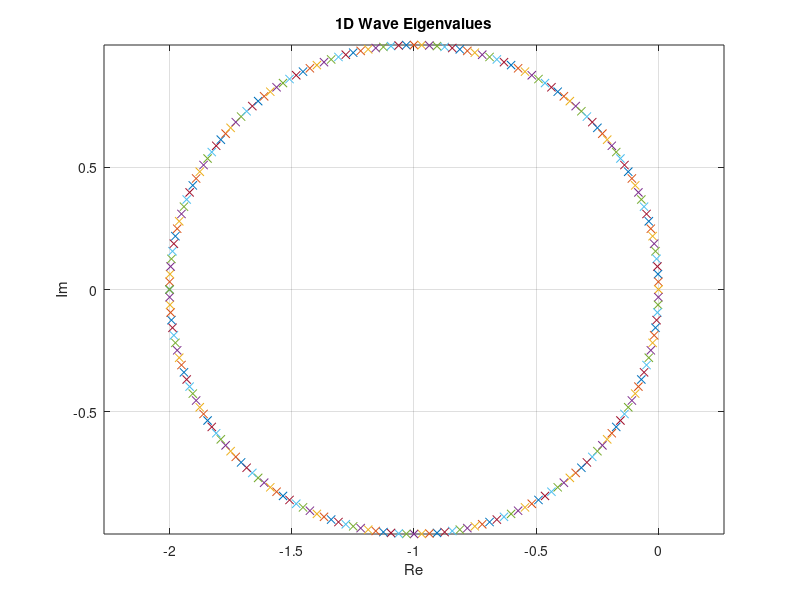
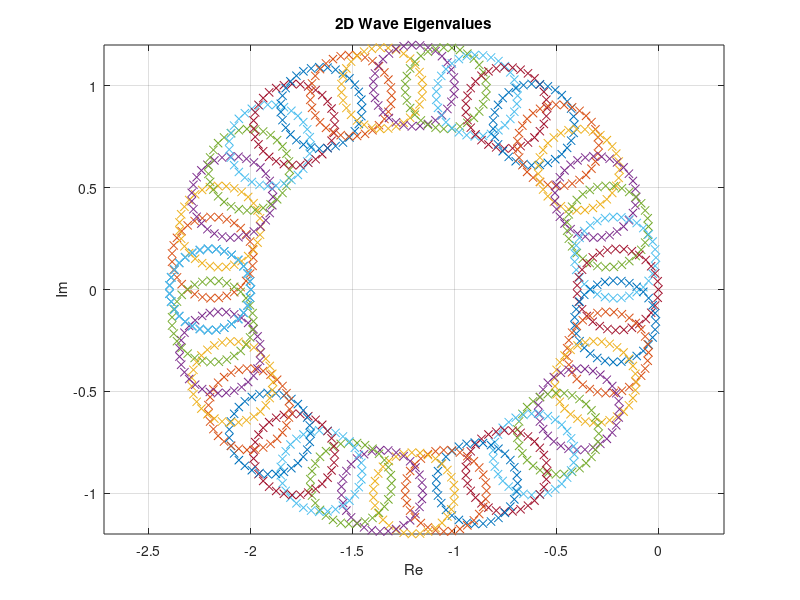

Recreate these plots in MATLAB, in order. (Note: this script raises an error after producing the figures.)
clc
clear
close all


%%%%%%%%%%% 1D Wave Equation %%%%%%%%%%%%%%%
figure

a = 1.0;
dx = 1.0;
adis = 1.0;

for kdx=-pi:pi/100:pi
  ddx = 1i*sin(kdx)/dx;
  d2dx = -(2-2*cos(kdx))/dx^2;
  
  % du/dt = -(a du/dx -adis*|a|/2 d^2u/dx^2)
  rhs = -(a*ddx-adis*dx*abs(a)/2*d2dx);
%   rhs = -a/dx*( 1 - (cos(kdx)+1i*sin(kdx)) );
  
  E = eig(rhs);
  
  plot(real(E),imag(E),'x')
  hold on
end
title('1D Wave Eigenvalues')
grid on
xlabel('Re')
ylabel('Im')
axis equal








%% %%%%%%%%%%%%%%%%% 2D Wave Equation %%%%%%%%%%%%%%%%%%%
clc
clear
% close all

figure

ax = 1.0;
ay = 0.2;

dx = 1.0;
dy = 1.0;

y = 0:dy:30;
Ny = length(y);

adis = 1.0;

for kdx = 0-pi:pi/20:pi
  ddx = 1i*sin(kdx)/dx;
  d2dx = -(2-2*cos(kdx))/dx^2;
  
  % du/dt = -(ax du/dx -adis*|ax|/2 d^2u/dx^2 -(ay du/dy -adis*|ay|/2 d^2u/dy^2 )
  % (u_{j+1} - u_{j-1})/(2*dy) + adis|ay|/2 (u_{j+1}-2u_{j}+u_{j-1})/dy^2
  rhsp1 = -ay/(2*dy) + (adis*dy*abs(ay)/2)/dy^2;
  rhs = -(ax*ddx-adis*dx*abs(ax)/2*d2dx) - 2*(adis*dy*abs(ay)/2)/dy^2;
  rhsm1 = ay/(2*dy) + (adis*dy*abs(ay)/2)/dy^2;
  Mat = diag(rhs*ones(1,Ny)) + diag(rhsp1*ones(1,Ny-1),1) + diag(rhsm1*ones(1,Ny-1),-1);
  
  % Periodic BC's
  Mat(1,end) = rhsm1;
  Mat(end,1) = rhsp1;
  
  [V,E_mat] = eig(Mat);
  E_vec = diag(E_mat);
  
  plot(real(E_vec),imag(E_vec),'x')
  hold on
end
title('2D Wave Eigenvalues')
grid on
xlabel('Re')
ylabel('Im')
axis equal

% sort eigenvalues in descending order
[~, ind] = sort(real(E_vec),'descend');
E_mat = E_mat(ind, ind);
V = V(:, ind);

% for col = Ny:-1:1
% figure
% plot(real(V(1:end,col)))
% hold on
% plot(imag(V(1:end,col)))
% title('eigenvalue = ', num2str(E_mat(col,col)))
% end








%% %%%%%%%%%%%%%% 1D Euler Equations %%%%%%%%%%%%%%%%%%%%
clc
clear
close all

figure

dx = 2.0;
adis = 1.0;

syms w1 w2 w3 gamma
F = [w2;
     w2^2/w1+(gamma-1)*(w3-1/2*w2^2/w1);
     w2/w1*(w3+(gamma-1)*(w3-1/2*w2^2/w1))];
J = jacobian(F,[w1,w2,w3]);
syms rho u c
A = subs(J,[w1,w2,w3],[rho,rho*u,rho*(c^2/(gamma*(gamma-1))+1/2*u^2)]);
A = simplify(A);
[V,E] = eig(A);

gamma = 1.4;
pu = 1.015e5; % Pa
Tu = 300; % K
Rbar = 8314; % j/(kmol K)
MW = 28.9;
R = Rbar/MW;
c = sqrt(gamma*R*Tu);
rho = pu/(R*Tu);
eu = R*Tu/(gamma-1);
u = 0.1*c;

A = double(subs(A));
V = double(subs(V));
E = double(subs(E));

absA = V*abs(E)*inv(V); %#ok<*MINV>

for kdx=-pi:pi/100:pi
    
  ddx = 1i*sin(kdx)/dx;
  d2dx = -(2-2*cos(kdx))/dx^2;

  % du/dt = -(a du/dx -adis*|a|/2 d^2u/dx^2)
  rhs = -(A*ddx-adis*dx*absA/2*d2dx);
  
  E = eig(rhs);
  
  plot(real(E),imag(E),'x')
  hold on
end
title('1D Euler Eigenvalues')
grid on
xlabel('Re')
ylabel('Im')
axis equal








%% %%%%%%%%%%%%%% 2D Euler Equations %%%%%%%%%%%%%%%%%%%%%%
% Conservative variable w = rho, rho u, rho v, rho E
clc
clear
close all

figure

syms w1 w2 w3 w4 positive;
syms gamma positive;
e = [w2;
     w2^2/w1+(gamma-1)*(w4-1/2*(w2^2+w3^2)/w1);
     w2*w3/w1;
     w2/w1*(w4+(gamma-1)*(w4-1/2*(w2^2+w3^2)/w1))];
f = [w3;
     w2*w3/w1;
     w3^2/w1+(gamma-1)*(w4-1/2*(w2^2+w3^2)/w1);
     w3/w1*(w4+(gamma-1)*(w4-1/2*(w2^2+w3^2)/w1))];
 
numVar = length(e);

Ae = jacobian(e,[w1,w2,w3,w4]);
Af = jacobian(f,[w1,w2,w3,w4]);
syms rho u v gamma c positive
Ae = subs(Ae,{w1,w2,w3,w4},{rho,rho*u,rho*v,rho*(c^2/(gamma*(gamma-1)) +1/2*(u^2+v^2))});
Af = subs(Af,{w1,w2,w3,w4},{rho,rho*u,rho*v,rho*(c^2/(gamma*(gamma-1)) +1/2*(u^2+v^2))});

[Ve,Ee] = eig(Ae);
[Vf,Ef] = eig(Af);

gamma = 1.4;
pu = 1.015e5; % Pa
Tu = 300; % K
Rbar = 8314; % j/(kmol K)
MW = 28.9;
R = Rbar/MW;
c = sqrt(gamma*R*Tu);
rho = pu/(R*Tu);
eu = R*Tu/(gamma-1);
u = 4*c;
v = -0.7*c;

Ae = double(subs(Ae));
Ve = double(subs(Ve));
Ee = double(subs(Ee));
Af = double(subs(Af));
Vf = double(subs(Vf));
Ef = double(subs(Ef));

absAe = Ve*abs(Ee)*inv(Ve);
absAf = Vf*abs(Ef)*inv(Vf);

dx = 1.0;
dy = 1.0;
y = 0:dy:30;
Ny = length(y);
adis = 1.0;

% for kdx = pi/30
for kdx = -pi:pi/30:pi

  ddx = 1i*sin(kdx)/dx;
  d2dx = -(2-2*cos(kdx))/dx^2;
  
  rhsp1 = -Af/(2*dy) + (adis*dy*absAf/2)/dy^2;
  rhs = -(Ae*ddx-adis*dx*absAe/2*d2dx) - 2*(adis*dy*absAf/2)/dy^2;
  rhsm1 = Af/(2*dy) + (adis*dy*absAf/2)/dy^2;
  
  Mat = full(blktridiag(rhs,rhsm1,rhsp1,Ny));
  
  % Periodic BC's
  Mat(1:numVar,end-numVar+1:end) = rhsm1;
  Mat(end-numVar+1:end,1:numVar) = rhsp1;
  
  E = eig(Mat);
  
  plot(real(E),imag(E),'x')
  hold on
end
title('2D Euler Eigenvalues')
grid on
xlabel('Re')
ylabel('Im')
axis equal
